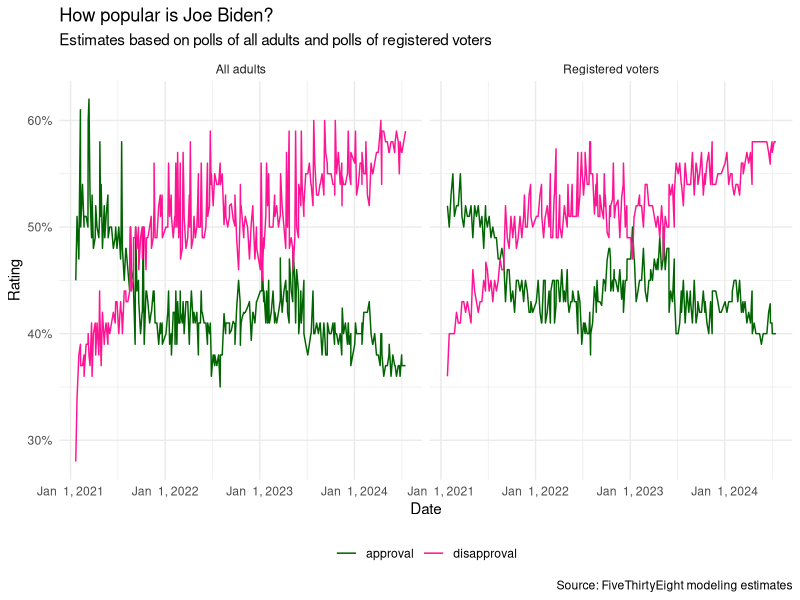

This figure's R source:
# load packages ----------------------------------------------------------------

library(tidyverse)
library(scales)
library(here)
library(lubridate)

# load data --------------------------------------------------------------------

biden_raw <- read_csv(here::here("slides/1-3-tidying-data/data","biden/president_approval_polls.csv"))

# prep -------------------------------------------------------------------------

biden <- biden_raw |>
  filter(
    pollster == "YouGov",
    population %in% c("a", "rv") # adults
  ) |>
  mutate(
    date = mdy(end_date),
    population = if_else(population == "a", "All adults", "Registered voters")
  ) |>
  select(pollster, population, date, yes, no) |>
  rename(
    approval = yes,
    disapproval = no
  )

write_csv(biden, file = here::here("slides/1-3-tidying-data/data","biden/biden.csv"))

# plot -------------------------------------------------------------------------

biden_longer <- biden |>
  pivot_longer(
    cols = c(approval, disapproval),
    names_to = "rating_type",
    values_to = "rating_value"
  )

ggplot(biden_longer, aes(x = date, y = rating_value, color = rating_type, group = rating_type)) +
  geom_line() +
  facet_wrap(~ population) +
  scale_color_manual(values = c("darkgreen", "deeppink")) +
  scale_y_continuous(labels = label_percent(scale = 1)) +
  scale_x_date(date_breaks = "1 year", date_labels = "%b %e, %Y") +
  labs(
    x = "Date",
    y = "Rating",
    color = NULL,
    title = "How popular is Joe Biden?",
    subtitle = "Estimates based on polls of all adults and polls of registered voters",
    caption = "Source: FiveThirtyEight modeling estimates"
  ) +
  theme_minimal() +
  theme(legend.position = "bottom")
